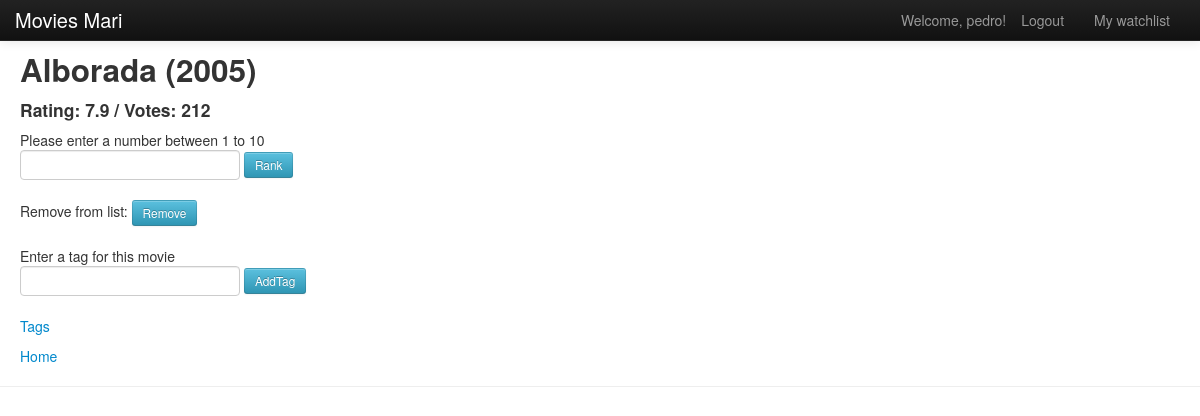
/movie/24/ (signed in), run on an earlier commit of the app's database.
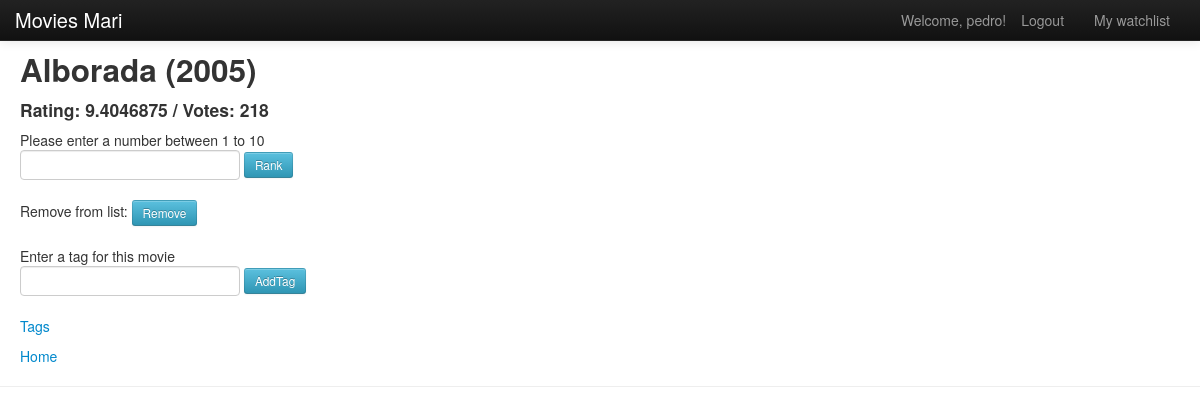
And on a later commit of the database.
### movies/models.py (models this page shows, shortened)
class Movie(models.Model):
    title = models.CharField(max_length=100, unique=True)
    year = models.CharField(max_length=50)
    imdb_rank = models.FloatField(default=0)
    imdb_votes = models.IntegerField(default=0)
    rating = models.FloatField(default=0)
    total_votes = models.IntegerField(default=0)
    tags = models.ManyToManyField(Tag)

class MyUser(AbstractUser):
    watchlist = models.ManyToManyField(Movie)

### movies/views.py (the view)
# urls.py: url(r'^movie/(?P<movie_id>\d+)/$', views.movie_show, name='movie_show'),
def movie_show(request, movie_id):
    context_dict = {'movie_id': movie_id, 'tags': Tag.objects.order_by('name')}
    try:
        current_movie = Movie.objects.get(id=movie_id)
        context_dict['movie'] = current_movie
        context_dict['movies'] = Movie.objects.all()
        current_user_watchlist = request.user.watchlist.all()
        context_dict['user_watchlist'] = current_user_watchlist
        context_dict['rating_form'] = RatingForm()
        context_dict['tag_form'] = TagForm()
    except Movie.DoesNotExist:
            context_dict['error'] = 'The movie is not found'
    return render(request, 'movies/movie.html', context_dict)

### movies/forms.py
class RatingForm(forms.Form):
    value = forms.IntegerField(min_value=1, max_value=10, help_text="Please enter a number between 1 to 10")

class TagForm(forms.Form):
    name = forms.CharField(help_text="Enter a tag for this movie")

### templates/movies/movie.html (shortened to what this page needs)
{% extends 'movies/base.html' %}
{% load static %}
{% block body_block %}
    <link href="{% static 'css/bootstrap.css' %}" rel="stylesheet">
    <link href="{% static 'css/bootstrap-responsive.css' %}" rel="stylesheet">
    <div style="margin-top:50px;margin-left:20px">
        {% if not movie in movies %}
            <strong>{{ error }}</strong></br>
        {% else %}
            <h2>{{ movie.title }} ({{ movie.year }})</h2>
            <h4> Rating: {{ movie.rating }} / Votes: {{ movie.total_votes }}</h4>
            {% if user.is_authenticated %}
                <form class="form-inline" method="post" action="{% url "movies:add_rating_to_movie" movie.id %}">
                    {% for field in rating_form.visible_fields %}
                        {{ field.help_text }}<br />
                        {{ field }}
                    {% endfor %}
                    <input class="btn btn-small btn-info" type="submit" name="submit" value="Rank"/>
                </form>
                {% if movie in user_watchlist %}
                    <form class="form-inline" method="post" action="{% url "movies:remove_movie_from_movie" movie.id %}">
                        <label class="control-label" for="input">Remove from list:</label>
                        <input class="btn btn-small btn-info" type="submit" value="Remove"/>
                    </form>
                {% else %}
                    <form class="form-inline" method="post" action="{% url "movies:add_movie_to_list" movie.id %}">
                        {% csrf_token %}
                        <label class="control-label" for="input">Add to list:</label>
                        <input class="btn btn-small btn-info" type="submit" value="Add"/>
                    </form>
                 {% endif %}
                <form class="form-horizontal" method="post" action="{% url "movies:add_tag_to_movie" movie.id %}">
                    {% for field in tag_form.visible_fields %}
                            {{ field.help_text }}<br />
                            {{ field }}
                    {% endfor %}
                    <input class="btn btn-small btn-info" type="submit" name="submit" value="AddTag"/>
                </form>
                <div class="control-group">
                    <a href="{% url "movies:tags_movie_show" movie.id %}">Tags</a>
                </div>
            {% endif %}
        {% endif %}
        <a href="{% url "movies:index" %}">Home</a>
    </div>
{% endblock %}

### templates/movies/base.html (shortened to what this page needs)
<!DOCTYPE html>
{% load static %}
<html>
    <head>
        <link href="{% static "css/bootstrap.css" %}" rel="stylesheet" media="screen">
        <link href="{% static "css/app.css" %}" rel="stylesheet" media="screen">
    </head>
    <body>
        <div>
            {% block body_block %}PELICULAS{% endblock %}
        </div>
        <hr />
        <div class="navbar navbar-inverse navbar-fixed-top">
           <div class="navbar-inner">
               <div class="container">
                   <a class="brand" href="{% url "movies:index" %}">Movies Mari</a>
                    <div class="nav-collapse collapse">
                           <ul class="nav pull-right">
                               {% if user.is_authenticated %}
                                <li class="navbar-text">Welcome, {{ user.username }}!</li>
                                <li><a href="{% url "movies:logout" %}">Logout</a></li>
                                <li><a href="{% url "movies:user_watchlist" %}"> My watchlist</a></li>
                               {% else %}
                                <li><a href="{% url "movies:register" %}">Register</a></li>
                                <li><a href="{% url "movies:login" %}">Login</a></li>
                               {% endif %}
                           </ul>
                    </div>
               </div>
           </div>
        </div>
    </body>
</html>

What changed in the data, as far as the page shows it:
changed Movie "Alborada": rating "7.9" → "9.4046875"; total_votes "212" → "218"
